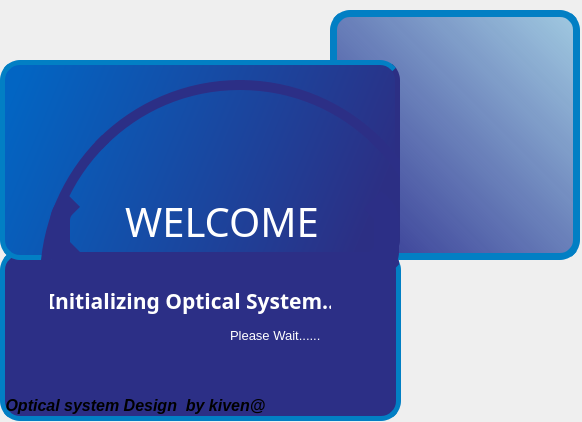
<?xml version="1.0" encoding="UTF-8"?>
<ui version="4.0">
 <class>MainWindow</class>
 <widget class="QMainWindow" name="MainWindow">
  <property name="geometry">
   <rect>
    <x>0</x>
    <y>0</y>
    <width>582</width>
    <height>422</height>
   </rect>
  </property>
  <property name="windowTitle">
   <string>MainWindow</string>
  </property>
  <widget class="QWidget" name="centralwidget">
   <widget class="QFrame" name="main_frame">
    <property name="geometry">
     <rect>
      <x>0</x>
      <y>60</y>
      <width>400</width>
      <height>200</height>
     </rect>
    </property>
    <property name="styleSheet">
     <string notr="true">background-color: qlineargradient(spread:pad, x1:0, y1:0.267, x2:1, y2:0.471, stop:0 rgba(2, 101, 195, 255), stop:1 rgba(44, 47, 132, 255));
border-radius: 20px;
border-bottom: 5px solid  rgb(2, 127, 196);
border-right: 5px solid rgb(44, 47, 132);
border-top: 5px solid rgb(2, 127, 196);
border-left: 5px solid rgb(2, 127, 196);
</string>
    </property>
    <property name="frameShape">
     <enum>QFrame::StyledPanel</enum>
    </property>
    <property name="frameShadow">
     <enum>QFrame::Raised</enum>
    </property>
    <widget class="QFrame" name="logframe">
     <property name="geometry">
      <rect>
       <x>0</x>
       <y>10</y>
       <width>91</width>
       <height>51</height>
      </rect>
     </property>
     <property name="styleSheet">
      <string notr="true">image: url(:/logo/images/visible_40px.png);
background-color: none;
border: none;</string>
     </property>
     <property name="frameShape">
      <enum>QFrame::StyledPanel</enum>
     </property>
     <property name="frameShadow">
      <enum>QFrame::Raised</enum>
     </property>
    </widget>
    <widget class="QFrame" name="middle_cricle_frame">
     <property name="geometry">
      <rect>
       <x>40</x>
       <y>20</y>
       <width>400</width>
       <height>400</height>
      </rect>
     </property>
     <property name="styleSheet">
      <string notr="true">background-color: none;
/*border: 10px solid   rgb(255, 255, 255);*/
border: 10px solid   rgb(44, 47, 134);
border-radius: 200px;
</string>
     </property>
     <property name="frameShape">
      <enum>QFrame::StyledPanel</enum>
     </property>
     <property name="frameShadow">
      <enum>QFrame::Raised</enum>
     </property>
    </widget>
   </widget>
   <widget class="QFrame" name="shoes_border_frame">
    <property name="geometry">
     <rect>
      <x>330</x>
      <y>10</y>
      <width>250</width>
      <height>250</height>
     </rect>
    </property>
    <property name="styleSheet">
     <string notr="true">border: 7px solid rgb(2, 127, 196);
border-radius: 20px;
background-color: qlineargradient(spread:pad, x1:0, y1:1, x2:1, y2:0, stop:0 rgba(48, 51, 145, 255), stop:1 rgba(2, 127, 196, 84));</string>
    </property>
    <property name="frameShape">
     <enum>QFrame::StyledPanel</enum>
    </property>
    <property name="frameShadow">
     <enum>QFrame::Raised</enum>
    </property>
   </widget>
   <widget class="QFrame" name="shoe_frame">
    <property name="geometry">
     <rect>
      <x>260</x>
      <y>-20</y>
      <width>321</width>
      <height>331</height>
     </rect>
    </property>
    <property name="styleSheet">
     <string notr="true">image: url(:/logo/logo1.png);
background-color: none;
/*background-color: transparent;*/
border: none;
</string>
    </property>
    <property name="frameShape">
     <enum>QFrame::StyledPanel</enum>
    </property>
    <property name="frameShadow">
     <enum>QFrame::Raised</enum>
    </property>
   </widget>
   <widget class="QFrame" name="more_info_frame">
    <property name="geometry">
     <rect>
      <x>0</x>
      <y>250</y>
      <width>401</width>
      <height>171</height>
     </rect>
    </property>
    <property name="styleSheet">
     <string notr="true">/*background-color: rgb(255, 255, 255); background-color: rgb(21, 28, 74);*/

background-color: rgb(44, 47, 134);
border-radius: 20px;
border: 5px solid rgb(2, 127, 196);</string>
    </property>
    <property name="frameShape">
     <enum>QFrame::StyledPanel</enum>
    </property>
    <property name="frameShadow">
     <enum>QFrame::Raised</enum>
    </property>
    <widget class="QLabel" name="app_info">
     <property name="geometry">
      <rect>
       <x>0</x>
       <y>140</y>
       <width>271</width>
       <height>31</height>
      </rect>
     </property>
     <property name="font">
      <font>
       <pointsize>12</pointsize>
       <italic>true</italic>
       <bold>true</bold>
      </font>
     </property>
     <property name="styleSheet">
      <string notr="true">border: none;
background-color: transparent;</string>
     </property>
     <property name="text">
      <string>Optical system Design  by kiven@</string>
     </property>
     <property name="alignment">
      <set>Qt::AlignCenter</set>
     </property>
    </widget>
    <widget class="QLabel" name="loading_status">
     <property name="geometry">
      <rect>
       <x>50</x>
       <y>20</y>
       <width>281</width>
       <height>61</height>
      </rect>
     </property>
     <property name="font">
      <font>
       <family>Segoe UI Black</family>
       <pointsize>16</pointsize>
       <italic>false</italic>
       <bold>true</bold>
      </font>
     </property>
     <property name="styleSheet">
      <string notr="true">border: none;
background-color: transparent;
color: rgb(255, 255, 255);</string>
     </property>
     <property name="text">
      <string>Initializing Optical System..</string>
     </property>
     <property name="alignment">
      <set>Qt::AlignCenter</set>
     </property>
    </widget>
    <widget class="QLabel" name="loading_progress">
     <property name="geometry">
      <rect>
       <x>230</x>
       <y>70</y>
       <width>91</width>
       <height>31</height>
      </rect>
     </property>
     <property name="font">
      <font>
       <pointsize>10</pointsize>
      </font>
     </property>
     <property name="styleSheet">
      <string notr="true">border: none;
background-color: transparent;
color: rgb(255, 255, 255);</string>
     </property>
     <property name="text">
      <string>Please Wait........</string>
     </property>
    </widget>
   </widget>
   <widget class="QLabel" name="welcome_label">
    <property name="geometry">
     <rect>
      <x>50</x>
      <y>191</y>
      <width>349</width>
      <height>91</height>
     </rect>
    </property>
    <property name="font">
     <font>
      <family>Algerian</family>
      <pointsize>30</pointsize>
      <bold>false</bold>
     </font>
    </property>
    <property name="styleSheet">
     <string notr="true">border-left: 20px solid rgb(44, 47, 134);
border-right: 25px solid rgb(44, 47, 134);
border-bottom: 30px solid rgb(44, 47, 134);
border-radius: 30px;
color: rgb(255, 255, 255);</string>
    </property>
    <property name="text">
     <string>WELCOME</string>
    </property>
    <property name="alignment">
     <set>Qt::AlignCenter</set>
    </property>
   </widget>
   <zorder>shoes_border_frame</zorder>
   <zorder>more_info_frame</zorder>
   <zorder>main_frame</zorder>
   <zorder>welcome_label</zorder>
   <zorder>shoe_frame</zorder>
  </widget>
 </widget>
 <resources>
  <include location="../static.qrc"/>
 </resources>
 <connections/>
</ui>
